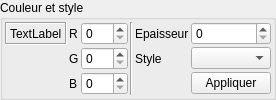
<?xml version="1.0" encoding="UTF-8"?>
<ui version="4.0">
 <class>QArkPlotPenSettingsWidget</class>
 <widget class="QWidget" name="QArkPlotPenSettingsWidget">
  <property name="geometry">
   <rect>
    <x>0</x>
    <y>0</y>
    <width>276</width>
    <height>94</height>
   </rect>
  </property>
  <property name="windowTitle">
   <string>Form</string>
  </property>
  <layout class="QGridLayout" name="gridLayout_2">
   <property name="margin">
    <number>0</number>
   </property>
   <property name="spacing">
    <number>0</number>
   </property>
   <item row="0" column="0">
    <widget class="QGroupBox" name="groupBox">
     <property name="title">
      <string>Couleur et style</string>
     </property>
     <layout class="QGridLayout" name="gridLayout">
      <property name="margin">
       <number>2</number>
      </property>
      <property name="spacing">
       <number>2</number>
      </property>
      <item row="0" column="0">
       <widget class="QArkClickableFilledRect" name="colorLabel">
        <property name="sizePolicy">
         <sizepolicy hsizetype="Preferred" vsizetype="Preferred">
          <horstretch>0</horstretch>
          <verstretch>0</verstretch>
         </sizepolicy>
        </property>
        <property name="frameShape">
         <enum>QFrame::Box</enum>
        </property>
        <property name="frameShadow">
         <enum>QFrame::Sunken</enum>
        </property>
        <property name="text">
         <string>TextLabel</string>
        </property>
       </widget>
      </item>
      <item row="0" column="1">
       <layout class="QHBoxLayout" name="horizontalLayout">
        <item>
         <widget class="QLabel" name="redLabel">
          <property name="sizePolicy">
           <sizepolicy hsizetype="Minimum" vsizetype="Preferred">
            <horstretch>0</horstretch>
            <verstretch>0</verstretch>
           </sizepolicy>
          </property>
          <property name="text">
           <string>R</string>
          </property>
         </widget>
        </item>
        <item>
         <widget class="QSpinBox" name="redSpinBox">
          <property name="maximum">
           <number>255</number>
          </property>
         </widget>
        </item>
       </layout>
      </item>
      <item row="0" column="2" rowspan="3">
       <widget class="Line" name="line">
        <property name="orientation">
         <enum>Qt::Vertical</enum>
        </property>
       </widget>
      </item>
      <item row="0" column="3">
       <widget class="QLabel" name="widthLabel">
        <property name="text">
         <string>Epaisseur</string>
        </property>
       </widget>
      </item>
      <item row="0" column="4">
       <widget class="QSpinBox" name="widthSpinBox"/>
      </item>
      <item row="1" column="0" rowspan="2">
       <spacer name="verticalSpacer">
        <property name="orientation">
         <enum>Qt::Vertical</enum>
        </property>
        <property name="sizeHint" stdset="0">
         <size>
          <width>20</width>
          <height>45</height>
         </size>
        </property>
       </spacer>
      </item>
      <item row="1" column="1">
       <layout class="QHBoxLayout" name="horizontalLayout_2">
        <item>
         <widget class="QLabel" name="greenLabel">
          <property name="sizePolicy">
           <sizepolicy hsizetype="Minimum" vsizetype="Preferred">
            <horstretch>0</horstretch>
            <verstretch>0</verstretch>
           </sizepolicy>
          </property>
          <property name="text">
           <string>G</string>
          </property>
         </widget>
        </item>
        <item>
         <widget class="QSpinBox" name="greenSpinBox">
          <property name="maximum">
           <number>255</number>
          </property>
         </widget>
        </item>
       </layout>
      </item>
      <item row="1" column="3">
       <widget class="QLabel" name="styleLabel">
        <property name="text">
         <string>Style</string>
        </property>
       </widget>
      </item>
      <item row="1" column="4">
       <widget class="QComboBox" name="styleComboBox"/>
      </item>
      <item row="2" column="1">
       <layout class="QHBoxLayout" name="horizontalLayout_3">
        <item>
         <widget class="QLabel" name="blueLabel">
          <property name="sizePolicy">
           <sizepolicy hsizetype="Minimum" vsizetype="Preferred">
            <horstretch>0</horstretch>
            <verstretch>0</verstretch>
           </sizepolicy>
          </property>
          <property name="text">
           <string>B</string>
          </property>
         </widget>
        </item>
        <item>
         <widget class="QSpinBox" name="blueSpinBox">
          <property name="maximum">
           <number>255</number>
          </property>
         </widget>
        </item>
       </layout>
      </item>
      <item row="2" column="3">
       <spacer name="horizontalSpacer_3">
        <property name="orientation">
         <enum>Qt::Horizontal</enum>
        </property>
        <property name="sizeHint" stdset="0">
         <size>
          <width>51</width>
          <height>20</height>
         </size>
        </property>
       </spacer>
      </item>
      <item row="2" column="4">
       <widget class="QPushButton" name="applyPushButton">
        <property name="text">
         <string>Appliquer</string>
        </property>
       </widget>
      </item>
     </layout>
    </widget>
   </item>
  </layout>
 </widget>
 <customwidgets>
  <customwidget>
   <class>QArkClickableFilledRect</class>
   <extends>QLabel</extends>
   <header>..QArkClickableFilledRect.QArkClickableFilledRect.h</header>
  </customwidget>
 </customwidgets>
 <resources/>
 <connections/>
</ui>
